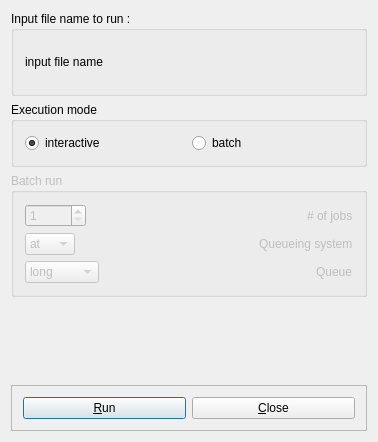
<?xml version="1.0" encoding="UTF-8"?><ui version="4.0"><comment>
###############################################################################
#
#  EGSnrc user interface for egs_inprz execution dialog
#  Copyright (C) 2015 National Research Council Canada
#
#  This file is part of EGSnrc.
#
#  EGSnrc is free software: you can redistribute it and/or modify it under
#  the terms of the GNU Affero General Public License as published by the
#  Free Software Foundation, either version 3 of the License, or (at your
#  option) any later version.
#
#  EGSnrc is distributed in the hope that it will be useful, but WITHOUT ANY
#  WARRANTY; without even the implied warranty of MERCHANTABILITY or FITNESS
#  FOR A PARTICULAR PURPOSE.  See the GNU Affero General Public License for
#  more details.
#
#  You should have received a copy of the GNU Affero General Public License
#  along with EGSnrc. If not, see http://www.gnu.org/licenses/.
#
###############################################################################
#
#  Author:          Ernesto Mainegra-Hing, 2003
#
#  Contributors:    Blake Walters
#
###############################################################################
</comment>
<class>MExecutionDialog</class>
 <widget class="QDialog" name="MExecutionDialog">
  <property name="geometry">
   <rect>
    <x>0</x>
    <y>0</y>
    <width>378</width>
    <height>442</height>
   </rect>
  </property>
  <property name="sizePolicy">
   <sizepolicy hsizetype="Expanding" vsizetype="Preferred">
    <horstretch>0</horstretch>
    <verstretch>0</verstretch>
   </sizepolicy>
  </property>
  <property name="minimumSize">
   <size>
    <width>270</width>
    <height>406</height>
   </size>
  </property>
  <property name="maximumSize">
   <size>
    <width>1000</width>
    <height>500</height>
   </size>
  </property>
  <property name="windowTitle">
   <string>Execution Setup</string>
  </property>
  <property name="toolTip">
   <string/>
  </property>
  <property name="whatsThis">
   <string>Define parameters for user code execution</string>
  </property>
  <property name="sizeGripEnabled">
   <bool>false</bool>
  </property>
  <layout class="QVBoxLayout" name="verticalLayout_4">
   <item>
    <layout class="QVBoxLayout" name="verticalLayout_3">
     <item>
      <layout class="QVBoxLayout" name="verticalLayout_2">
       <item>
        <widget class="QGroupBox" name="inputFileGroupBox">
         <property name="sizePolicy">
          <sizepolicy hsizetype="Expanding" vsizetype="Preferred">
           <horstretch>0</horstretch>
           <verstretch>0</verstretch>
          </sizepolicy>
         </property>
         <property name="maximumSize">
          <size>
           <width>361</width>
           <height>16777215</height>
          </size>
         </property>
         <property name="toolTip">
          <string>Name of current input file</string>
         </property>
         <property name="whatsThis">
          <string>Name of current input file</string>
         </property>
         <property name="title">
          <string>Input file name to run :</string>
         </property>
         <layout class="QVBoxLayout" name="verticalLayout">
          <item>
           <widget class="QLabel" name="inputFileLabel">
            <property name="sizePolicy">
             <sizepolicy hsizetype="Expanding" vsizetype="Minimum">
              <horstretch>232</horstretch>
              <verstretch>232</verstretch>
             </sizepolicy>
            </property>
            <property name="minimumSize">
             <size>
              <width>210</width>
              <height>40</height>
             </size>
            </property>
            <property name="text">
             <string>input file name</string>
            </property>
            <property name="alignment">
             <set>Qt::AlignVCenter</set>
            </property>
            <property name="wordWrap">
             <bool>true</bool>
            </property>
           </widget>
          </item>
         </layout>
        </widget>
       </item>
       <item>
        <widget class="QGroupBox" name="runModeButtonGroup">
         <property name="sizePolicy">
          <sizepolicy hsizetype="Expanding" vsizetype="Preferred">
           <horstretch>0</horstretch>
           <verstretch>0</verstretch>
          </sizepolicy>
         </property>
         <property name="title">
          <string>Execution mode</string>
         </property>
         <layout class="QHBoxLayout">
          <item>
           <layout class="QHBoxLayout">
            <item>
             <widget class="QRadioButton" name="interactiveRadioButton">
              <property name="toolTip">
               <string>run program locally</string>
              </property>
              <property name="text">
               <string>interactive</string>
              </property>
              <property name="checked">
               <bool>true</bool>
              </property>
             </widget>
            </item>
            <item>
             <widget class="QRadioButton" name="batchRadioButton">
              <property name="text">
               <string>batch</string>
              </property>
             </widget>
            </item>
           </layout>
          </item>
         </layout>
        </widget>
       </item>
       <item>
        <widget class="QGroupBox" name="batchGroupBox">
         <property name="enabled">
          <bool>false</bool>
         </property>
         <property name="sizePolicy">
          <sizepolicy hsizetype="Expanding" vsizetype="Preferred">
           <horstretch>0</horstretch>
           <verstretch>0</verstretch>
          </sizepolicy>
         </property>
         <property name="title">
          <string>Batch run</string>
         </property>
         <layout class="QVBoxLayout">
          <item>
           <layout class="QVBoxLayout">
            <item>
             <layout class="QHBoxLayout">
              <item>
               <widget class="QSpinBox" name="NumJobSpinBox">
                <property name="toolTip">
                 <string>If &gt; 1, jobs processed in parallel using pprocess</string>
                </property>
                <property name="minimum">
                 <number>1</number>
                </property>
                <property name="maximum">
                 <number>10000</number>
                </property>
                <property name="value">
                 <number>1</number>
                </property>
               </widget>
              </item>
              <item>
               <spacer name="Spacer26">
                <property name="orientation">
                 <enum>Qt::Horizontal</enum>
                </property>
                <property name="sizeType">
                 <enum>QSizePolicy::Expanding</enum>
                </property>
                <property name="sizeHint" stdset="0">
                 <size>
                  <width>20</width>
                  <height>20</height>
                 </size>
                </property>
               </spacer>
              </item>
              <item>
               <widget class="QLabel" name="NumJobLabel">
                <property name="toolTip">
                 <string>number of jobs to run</string>
                </property>
                <property name="text">
                 <string># of jobs</string>
                </property>
                <property name="wordWrap">
                 <bool>false</bool>
                </property>
               </widget>
              </item>
             </layout>
            </item>
            <item>
             <layout class="QHBoxLayout">
              <item>
               <widget class="QComboBox" name="queueSystemcomboBox">
                <item>
                 <property name="text">
                  <string>at</string>
                 </property>
                </item>
                <item>
                 <property name="text">
                  <string>nqs</string>
                 </property>
                </item>
                <item>
                 <property name="text">
                  <string>pbs</string>
                 </property>
                </item>
               </widget>
              </item>
              <item>
               <spacer name="spacer43">
                <property name="orientation">
                 <enum>Qt::Horizontal</enum>
                </property>
                <property name="sizeType">
                 <enum>QSizePolicy::Expanding</enum>
                </property>
                <property name="sizeHint" stdset="0">
                 <size>
                  <width>30</width>
                  <height>20</height>
                 </size>
                </property>
               </spacer>
              </item>
              <item>
               <widget class="QLabel" name="queueSystemLabel">
                <property name="text">
                 <string>Queueing system</string>
                </property>
                <property name="wordWrap">
                 <bool>false</bool>
                </property>
               </widget>
              </item>
             </layout>
            </item>
            <item>
             <layout class="QHBoxLayout">
              <item>
               <widget class="QComboBox" name="QueueComboBox">
                <property name="toolTip">
                 <string>type of queue</string>
                </property>
                <item>
                 <property name="text">
                  <string>long</string>
                 </property>
                </item>
                <item>
                 <property name="text">
                  <string>medium</string>
                 </property>
                </item>
                <item>
                 <property name="text">
                  <string>short</string>
                 </property>
                </item>
               </widget>
              </item>
              <item>
               <spacer name="Spacer27">
                <property name="orientation">
                 <enum>Qt::Horizontal</enum>
                </property>
                <property name="sizeType">
                 <enum>QSizePolicy::Expanding</enum>
                </property>
                <property name="sizeHint" stdset="0">
                 <size>
                  <width>20</width>
                  <height>20</height>
                 </size>
                </property>
               </spacer>
              </item>
              <item>
               <widget class="QLabel" name="QueueLabel">
                <property name="toolTip">
                 <string>type of queue</string>
                </property>
                <property name="text">
                 <string>Queue</string>
                </property>
                <property name="wordWrap">
                 <bool>false</bool>
                </property>
               </widget>
              </item>
             </layout>
            </item>
           </layout>
          </item>
         </layout>
        </widget>
       </item>
      </layout>
     </item>
     <item>
      <spacer name="verticalSpacer">
       <property name="orientation">
        <enum>Qt::Vertical</enum>
       </property>
       <property name="sizeHint" stdset="0">
        <size>
         <width>20</width>
         <height>68</height>
        </size>
       </property>
      </spacer>
     </item>
     <item>
      <widget class="QFrame" name="Frame7">
       <property name="sizePolicy">
        <sizepolicy hsizetype="Expanding" vsizetype="Preferred">
         <horstretch>0</horstretch>
         <verstretch>0</verstretch>
        </sizepolicy>
       </property>
       <property name="frameShape">
        <enum>QFrame::StyledPanel</enum>
       </property>
       <property name="frameShadow">
        <enum>QFrame::Sunken</enum>
       </property>
       <layout class="QHBoxLayout">
        <property name="margin">
         <number>11</number>
        </property>
        <item>
         <widget class="QPushButton" name="buttonOk">
          <property name="text">
           <string>&amp;Run</string>
          </property>
          <property name="shortcut">
           <string>Alt+R</string>
          </property>
          <property name="autoDefault">
           <bool>true</bool>
          </property>
          <property name="default">
           <bool>true</bool>
          </property>
         </widget>
        </item>
        <item>
         <widget class="QPushButton" name="buttonCancel">
          <property name="text">
           <string>&amp;Close</string>
          </property>
          <property name="shortcut">
           <string>Alt+C</string>
          </property>
          <property name="autoDefault">
           <bool>true</bool>
          </property>
         </widget>
        </item>
       </layout>
      </widget>
     </item>
    </layout>
   </item>
  </layout>
 </widget>
 <layoutdefault spacing="6" margin="11"/>
 <pixmapfunction>qPixmapFromMimeSource</pixmapfunction>
 <resources/>
 <connections>
  <connection>
   <sender>buttonCancel</sender>
   <signal>clicked()</signal>
   <receiver>MExecutionDialog</receiver>
   <slot>reject()</slot>
   <hints>
    <hint type="sourcelabel">
     <x>20</x>
     <y>20</y>
    </hint>
    <hint type="destinationlabel">
     <x>20</x>
     <y>20</y>
    </hint>
   </hints>
  </connection>
  <connection>
   <sender>batchRadioButton</sender>
   <signal>toggled(bool)</signal>
   <receiver>MExecutionDialog</receiver>
   <slot>update_batch()</slot>
   <hints>
    <hint type="sourcelabel">
     <x>20</x>
     <y>20</y>
    </hint>
    <hint type="destinationlabel">
     <x>20</x>
     <y>20</y>
    </hint>
   </hints>
  </connection>
  <connection>
   <sender>buttonOk</sender>
   <signal>clicked()</signal>
   <receiver>MExecutionDialog</receiver>
   <slot>run()</slot>
   <hints>
    <hint type="sourcelabel">
     <x>20</x>
     <y>20</y>
    </hint>
    <hint type="destinationlabel">
     <x>20</x>
     <y>20</y>
    </hint>
   </hints>
  </connection>
 </connections>
</ui>
